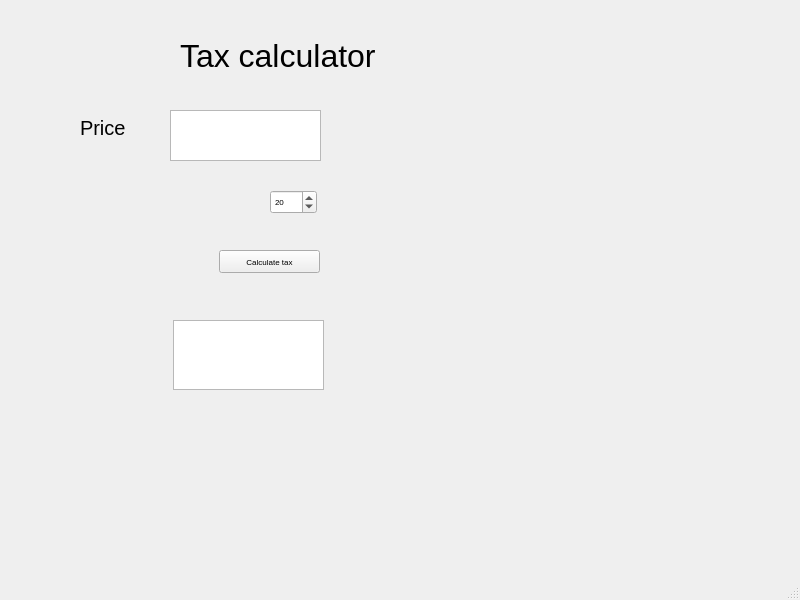
<?xml version="1.0" encoding="UTF-8"?>
<ui version="4.0">
 <class>MainWindow</class>
 <widget class="QMainWindow" name="MainWindow">
  <property name="geometry">
   <rect>
    <x>0</x>
    <y>0</y>
    <width>800</width>
    <height>600</height>
   </rect>
  </property>
  <property name="font">
   <font>
    <pointsize>6</pointsize>
   </font>
  </property>
  <property name="windowTitle">
   <string>MainWindow</string>
  </property>
  <widget class="QWidget" name="centralwidget">
   <widget class="QTextEdit" name="price_box">
    <property name="geometry">
     <rect>
      <x>170</x>
      <y>110</y>
      <width>151</width>
      <height>51</height>
     </rect>
    </property>
   </widget>
   <widget class="QLabel" name="label">
    <property name="geometry">
     <rect>
      <x>80</x>
      <y>120</y>
      <width>57</width>
      <height>15</height>
     </rect>
    </property>
    <property name="font">
     <font>
      <pointsize>15</pointsize>
     </font>
    </property>
    <property name="text">
     <string>Price</string>
    </property>
   </widget>
   <widget class="QSpinBox" name="tax_rate">
    <property name="geometry">
     <rect>
      <x>270</x>
      <y>190</y>
      <width>47</width>
      <height>24</height>
     </rect>
    </property>
    <property name="value">
     <number>20</number>
    </property>
   </widget>
   <widget class="QPushButton" name="calc_tax_button">
    <property name="geometry">
     <rect>
      <x>219</x>
      <y>250</y>
      <width>101</width>
      <height>23</height>
     </rect>
    </property>
    <property name="text">
     <string>Calculate tax</string>
    </property>
   </widget>
   <widget class="QTextEdit" name="results_window">
    <property name="geometry">
     <rect>
      <x>173</x>
      <y>320</y>
      <width>151</width>
      <height>70</height>
     </rect>
    </property>
   </widget>
   <widget class="QLabel" name="label_2">
    <property name="geometry">
     <rect>
      <x>180</x>
      <y>30</y>
      <width>231</width>
      <height>51</height>
     </rect>
    </property>
    <property name="font">
     <font>
      <pointsize>24</pointsize>
     </font>
    </property>
    <property name="text">
     <string>Tax calculator</string>
    </property>
   </widget>
  </widget>
  <widget class="QMenuBar" name="menubar">
   <property name="geometry">
    <rect>
     <x>0</x>
     <y>0</y>
     <width>800</width>
     <height>15</height>
    </rect>
   </property>
  </widget>
  <widget class="QStatusBar" name="statusbar"/>
 </widget>
 <resources/>
 <connections/>
</ui>
